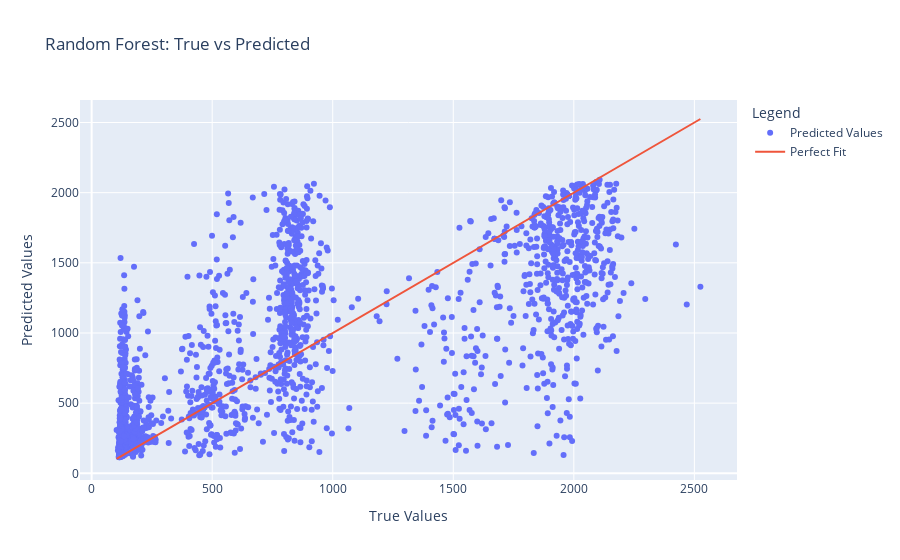

Source (notebook cell):
### Markdown cell above
# Random Forest

### Code cell
from sklearn.ensemble import RandomForestRegressor

# Initialize Random Forest model
rf_model = RandomForestRegressor()

# Train the model
rf_model.fit(X_train, y_train)

# Predict on test set
y_pred_rf = rf_model.predict(X_test)

# Calculate the mean squared error
mse_rf = mean_squared_error(y_test, y_pred_rf)
print(f"Mean Squared Error for Random Forest: {mse_rf:.2f}")

fig = go.Figure()
fig.add_trace(go.Scatter(x=y_test, y=y_pred_rf, mode='markers', name='Predicted Values'))
fig.add_trace(go.Scatter(x=[y_test.min(), y_test.max()], y=[y_test.min(), y_test.max()], mode='lines', name='Perfect Fit'))
fig.update_layout(title='Random Forest: True vs Predicted', xaxis_title='True Values', yaxis_title='Predicted Values', legend_title='Legend')
fig.show()

### Figure 1 — Plotly figure (JSON) as saved in the notebook; plotly's stock layout.template omitted (floating-point values rounded to 4 significant figures; data arrays with more than 128 entries replaced by an {"elided": "..."} marker saying what was removed)
{"data": [{"mode": "markers", "name": "Predicted Values", "type": "scatter", "x": {"elided": "3243 float values"}, "y": {"elided": "3243 float values"}}, {"mode": "lines", "name": "Perfect Fit", "type": "scatter", "x": [103.5, 2525.0], "y": [103.5, 2525.0]}], "layout": {"legend": {"title": {"text": "Legend"}}, "title": {"text": "Random Forest: True vs Predicted"}, "xaxis": {"title": {"text": "True Values"}}, "yaxis": {"title": {"text": "Predicted Values"}}}}
